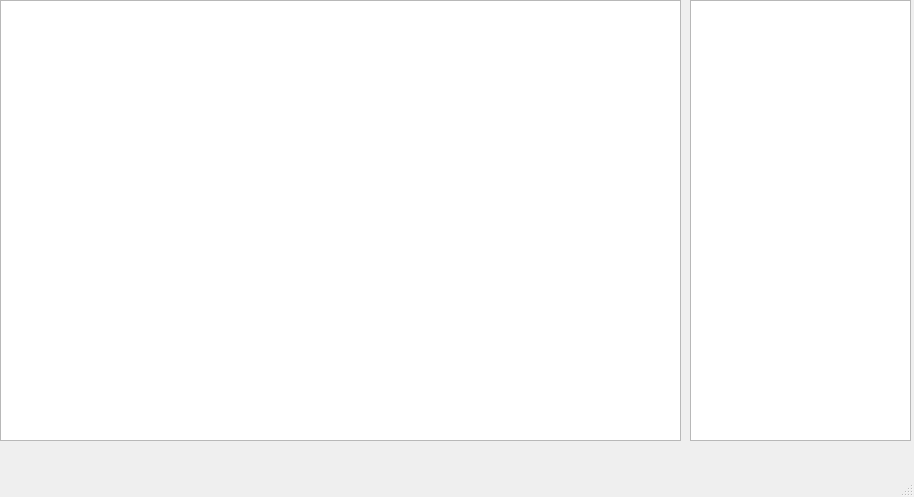
<?xml version="1.0" encoding="UTF-8"?>
<ui version="4.0">
 <class>MainWindow</class>
 <widget class="QMainWindow" name="MainWindow">
  <property name="geometry">
   <rect>
    <x>0</x>
    <y>0</y>
    <width>914</width>
    <height>497</height>
   </rect>
  </property>
  <property name="windowTitle">
   <string>MainWindow</string>
  </property>
  <widget class="QWidget" name="centralWidget">
   <widget class="QTextBrowser" name="textBrowser">
    <property name="geometry">
     <rect>
      <x>0</x>
      <y>0</y>
      <width>681</width>
      <height>441</height>
     </rect>
    </property>
   </widget>
   <widget class="QTextBrowser" name="textBrowser_2">
    <property name="geometry">
     <rect>
      <x>690</x>
      <y>0</y>
      <width>221</width>
      <height>441</height>
     </rect>
    </property>
   </widget>
  </widget>
  <widget class="QStatusBar" name="statusBar"/>
 </widget>
 <layoutdefault spacing="6" margin="11"/>
 <resources/>
 <connections/>
</ui>
